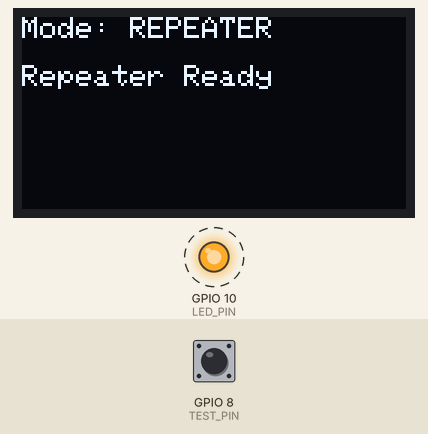
This sketch was run on a simulated ESP32-S3. Shown: 128×64 one-colour display, output pins drawn as LEDs (lit = HIGH). Dashed ring = blinking. The test bench sets the inputs (shaded band); at power-on: GPIO 8 (TEST_PIN) HIGH.

Above: at 0.4 s.
Timing chart, 0 to 130.0 s (numbered marks = the images above):
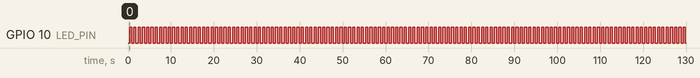

Measured:
- by itself, GPIO 10 (LED_PIN): alternates HIGH for 0.50 s and LOW for 0.50 s

The sketch:

ESP32_TC_EmuRepeater.ino
```cpp
// メインスケッチ - モード検出とタスク起動

#include "config.h"
#include "oled_log.h"
#include "task_bridge.h"
#include "task_emulator.h"
#include "task_led_oled.h"

void setup() {
  Serial.begin(115200);
  delay(200);
  WiFi.mode(WIFI_MODE_NULL);  // MAC取得のみ
  String mac = WiFi.macAddress();

  pinMode(TEST_PIN, INPUT_PULLUP);
  pinMode(LED_PIN, OUTPUT);
  initOLED();
  logLineTop("Booting...");
  logLineBottom(mac);

  currentMode = (mac == EMULATOR_MAC) ? MODE_EMULATOR : MODE_REPEATER;
  if (currentMode == MODE_EMULATOR) {
    logLineTop("Mode: EMULATOR");
    startEmulatorTasks();
  } else {
    logLineTop("Mode: REPEATER");
    startRepeaterTasks();
  }

  startLEDOLEDTask();  // LED/OLED制御開始
}

void loop() {
  delay(100);
}
```

oled_log.cpp
```cpp
#include "oled_log.h"

Adafruit_SSD1306 display(SCREEN_WIDTH, SCREEN_HEIGHT, &Wire, -1);

void initOLED() {
  display.begin(SSD1306_SWITCHCAPVCC, 0x3C);
  display.clearDisplay();
  display.setTextSize(1);
  display.setTextColor(SSD1306_WHITE);
  display.setCursor(0, 0);
  display.print("OLED Ready");
  display.display();
}

void logLineTop(const String& msg) {
  display.clearDisplay();
  display.setCursor(0, 0);
  display.print(msg);
  display.display();
}

void logLineBottom(const String& msg) {
  display.setCursor(0, 16);
  display.print(msg);
  display.display();
}
```

oled_log.h
```cpp
#ifndef OLED_LOG_H
#define OLED_LOG_H

#include <Adafruit_SSD1306.h>
#include "config.h"

void initOLED();
void logLineTop(const String& msg);
void logLineBottom(const String& msg);

#endif
```

task_bridge.cpp
```cpp
#include "task_bridge.h"
#include "oled_log.h"

void startRepeaterTasks() {
  logLineBottom("Repeater Ready");
  // 実際の中継処理はここに追加
}
```

task_bridge.h
```cpp
#ifndef TASK_BRIDGE_H
#define TASK_BRIDGE_H

void startRepeaterTasks();

#endif
```

task_emulator.cpp
```cpp
#include "task_emulator.h"
#include "oled_log.h"

void startEmulatorTasks() {
  logLineBottom("Emulator Ready");
  // 実際のエミュレーション処理はここに追加
}
```

task_emulator.h
```cpp
#ifndef TASK_EMULATOR_H
#define TASK_EMULATOR_H

void startEmulatorTasks();

#endif
```

task_led_oled.cpp
```cpp
#include "task_led_oled.h"
#include "config.h"

ModeType currentMode;

void startLEDOLEDTask() {
  xTaskCreatePinnedToCore([](void*) {
    while (true) {
      int sw = digitalRead(TEST_PIN);
      if (sw == LOW) {
        digitalWrite(LED_PIN, LOW);
      } else {
        digitalWrite(LED_PIN, !digitalRead(LED_PIN));  // 点滅
      }
      vTaskDelay(pdMS_TO_TICKS(500));
    }
  }, "LEDTask", 2048, nullptr, 1, nullptr, 1);
}
```

task_led_oled.h
```cpp
#ifndef TASK_LED_OLED_H
#define TASK_LED_OLED_H

void startLEDOLEDTask();

#endif
```

config.h
```cpp
#ifndef CONFIG_H
#define CONFIG_H

#include <Arduino.h>
#include <WiFi.h>

// OLED表示
#define SCREEN_WIDTH 128
#define SCREEN_HEIGHT 64

// GPIO定義
#define TEST_PIN   8
#define LED_PIN    10

// モード定義
enum ModeType { MODE_REPEATER, MODE_EMULATOR };
extern ModeType currentMode;

// MACアドレスによるモード自動切替
#define EMULATOR_MAC "D8:3B:DA:74:82:78"

#endif
```
